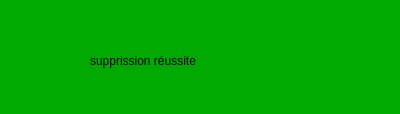
<?xml version="1.0" encoding="UTF-8"?>
<ui version="4.0">
 <class>Suppression</class>
 <widget class="QDialog" name="Suppression">
  <property name="geometry">
   <rect>
    <x>0</x>
    <y>0</y>
    <width>400</width>
    <height>114</height>
   </rect>
  </property>
  <property name="windowTitle">
   <string>Dialog</string>
  </property>
  <property name="styleSheet">
   <string notr="true">background-color: rgb(0, 170, 0);</string>
  </property>
  <widget class="QLabel" name="label">
   <property name="geometry">
    <rect>
     <x>0</x>
     <y>0</y>
     <width>391</width>
     <height>111</height>
    </rect>
   </property>
   <property name="text">
    <string/>
   </property>
  </widget>
  <widget class="QLabel" name="label_2">
   <property name="geometry">
    <rect>
     <x>90</x>
     <y>30</y>
     <width>311</width>
     <height>61</height>
    </rect>
   </property>
   <property name="styleSheet">
    <string notr="true">font: 14pt &quot;Algerian&quot;;</string>
   </property>
   <property name="text">
    <string>supprission réussite</string>
   </property>
  </widget>
 </widget>
 <resources/>
 <connections/>
</ui>
